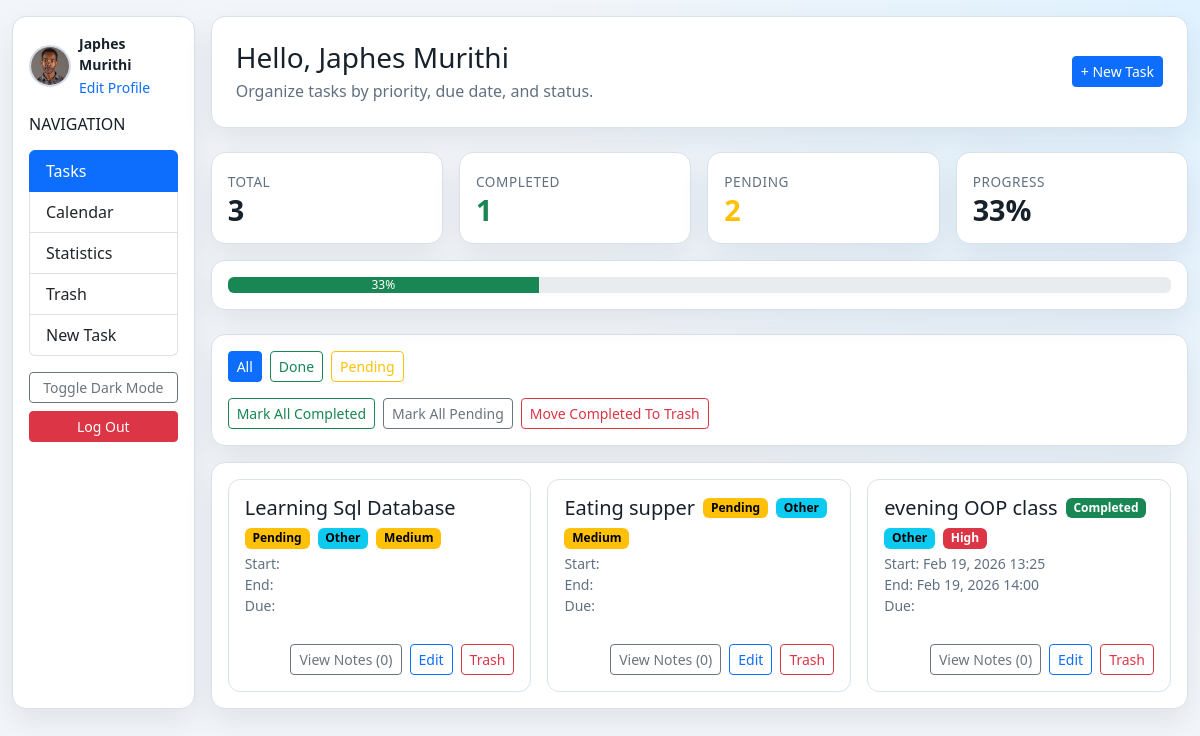
/todo/ (signed in), run on an earlier commit of the app's database.
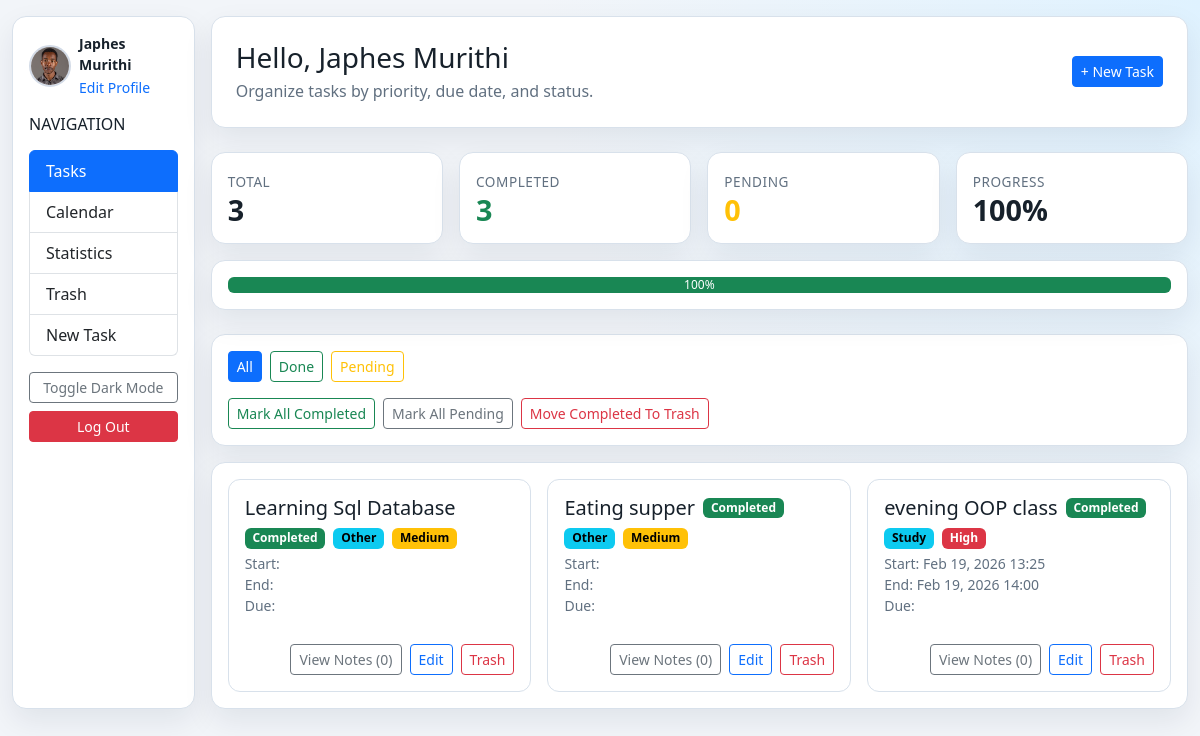
And on a later commit of the database.
### accounts/models.py (models this page shows)
class CustomUser(AbstractUser):
    username = models.CharField(max_length=150, unique=True)
    bio = models.TextField(null=True, blank=True)
    profile_image = models.FileField(upload_to='profile_images/', null=True, blank=True)

### todo/models.py (models this page shows, shortened)
class Task(models.Model):
    CATEGORY_PERSONAL = 'personal'
    CATEGORY_WORK = 'work'
    CATEGORY_STUDY = 'study'
    CATEGORY_HEALTH = 'health'
    CATEGORY_OTHER = 'other'
    CATEGORY_CHOICES = [
        (CATEGORY_PERSONAL, 'Personal'),
        (CATEGORY_WORK, 'Work'),
        (CATEGORY_STUDY, 'Study'),
        (CATEGORY_HEALTH, 'Health'),
        (CATEGORY_OTHER, 'Other'),
    ]
    PRIORITY_LOW = 'low'
    PRIORITY_MEDIUM = 'medium'
    PRIORITY_HIGH = 'high'
    PRIORITY_CHOICES = [
        (PRIORITY_LOW, 'Low'),
        (PRIORITY_MEDIUM, 'Medium'),
        (PRIORITY_HIGH, 'High'),
    ]
    owner = models.ForeignKey(
        settings.AUTH_USER_MODEL,
        on_delete=models.CASCADE,
        related_name='tasks',
        null=True,
        blank=True
    )
    title = models.CharField(max_length=100)
    category = models.CharField(max_length=20, choices=CATEGORY_CHOICES, default=CATEGORY_OTHER)
    priority = models.CharField(max_length=20, choices=PRIORITY_CHOICES, default=PRIORITY_MEDIUM)
    start_date = models.DateField(null=True)
    end_date = models.DateField(null=True)
    start_time = models.TimeField(null=True, blank=True)
    end_time = models.TimeField(null=True, blank=True)
    due_date = models.DateField(null=True, blank=True)
    is_pinned = models.BooleanField(default=False)
    is_deleted = models.BooleanField(default=False)
    completed = models.BooleanField(default=False)
    completed_at = models.DateTimeField(null=True, blank=True)

### todo/views.py (the view, shortened to what this page needs)
# urls.py: path('', views.task_list, name='task_list'),
@login_required
def task_list(request):
    tasks_queryset = Task.objects.filter(owner=request.user, is_deleted=False).annotate(
        notes_count=Count('notes')
    )
    status = request.GET.get('status', 'all').lower()
    if status == 'completed':
        tasks_queryset = tasks_queryset.filter(completed=True)
    elif status == 'pending':
        tasks_queryset = tasks_queryset.filter(completed=False)
    else:
        status = 'all'
    tasks = _ordered_tasks(tasks_queryset)
    stats = _task_stats(Task.objects.filter(owner=request.user, is_deleted=False))
    return render(request, 'todo/task_list.html', {
        'tasks': tasks,
        'status': status,
        'today': timezone.localdate(),
        **stats,
    })

### todo/views.py (called while the page is built)
def _ordered_tasks(queryset):
    return queryset.order_by(
        '-is_pinned',
        F('due_date').asc(nulls_last=True),
        'id',
    )

def _task_stats(queryset):
    total = queryset.count()
    completed = queryset.filter(completed=True).count()
    pending = total - completed
    percentage = int((completed / total) * 100) if total else 0
    return {
        'total': total,
        'completed': completed,
        'pending': pending,
        'percentage': percentage,
    }

### todo/templates/todo/task_list.html (shortened to what this page needs)
<!DOCTYPE html>
<html lang="en">
<head>
    <link href="https://cdn.jsdelivr.net/npm/bootstrap@5.3.3/dist/css/bootstrap.min.css" rel="stylesheet">
</head>
<body>
    <div class="container-fluid py-3">
        <div class="row g-3">
            <aside class="col-12 col-lg-3 col-xl-2">
                {% include 'todo/_sidebar.html' %}
            </aside>
            <main class="col-12 col-lg-9 col-xl-10">
        <div class="panel p-4 mb-4">
            <div class="d-flex flex-wrap justify-content-between align-items-center gap-2">
                <div>
                    <h1 class="h3 mb-1">Hello, {{ request.user.first_name|default:user.username }}</h1>
                    <p class="subtle mb-0">Organize tasks by priority, due date, and status.</p>
                </div>
                <a href="{% url 'task_create' %}" class="btn btn-primary btn-sm">+ New Task</a>
            </div>
        </div>
        <div class="row g-3 mb-4">
            <div class="col-6 col-md-3">
                <div class="panel metric-card p-3">
                    <span>Total</span>
                    <h3>{{ total }}</h3>
                </div>
            </div>
            <div class="col-6 col-md-3">
                <div class="panel metric-card p-3">
                    <span>Completed</span>
                    <h3 class="text-success">{{ completed }}</h3>
                </div>
            </div>
            <div class="col-6 col-md-3">
                <div class="panel metric-card p-3">
                    <span>Pending</span>
                    <h3 class="text-warning">{{ pending }}</h3>
                </div>
            </div>
            <div class="col-6 col-md-3">
                <div class="panel metric-card p-3">
                    <span>Progress</span>
                    <h3>{{ percentage }}%</h3>
                </div>
            </div>
            <div class="col-12">
                <div class="panel p-3">
                    <div class="progress" role="progressbar" aria-label="Task completion progress" aria-valuenow="{{ percentage }}" aria-valuemin="0" aria-valuemax="100">
                        <div class="progress-bar bg-success" style="width: {{ percentage }}%">{{ percentage }}%</div>
                    </div>
                </div>
            </div>
        </div>
        <div class="panel p-3 mb-3">
            <div class="d-flex flex-wrap gap-2 mb-3">
                <a href="?status=all" class="btn btn-sm {% if status == 'all' %}btn-primary{% else %}btn-outline-primary{% endif %}">All</a>
                <a href="?status=completed" class="btn btn-sm {% if status == 'completed' %}btn-success{% else %}btn-outline-success{% endif %}">Done</a>
                <a href="?status=pending" class="btn btn-sm {% if status == 'pending' %}btn-warning{% else %}btn-outline-warning{% endif %}">Pending</a>
            </div>
            <div class="d-flex flex-wrap gap-2">
                <form method="post">
                    <button type="submit" class="btn btn-sm btn-outline-success">Mark All Completed</button>
                </form>
                <form method="post">
                    <button type="submit" class="btn btn-sm btn-outline-secondary">Mark All Pending</button>
                </form>
                <form method="post">
                    <button type="submit" class="btn btn-sm btn-outline-danger">Move Completed To Trash</button>
                </form>
            </div>
        </div>
        <div class="panel p-3">
            <div class="row g-3">
                {% for task in tasks %}
                <div class="col-12 col-md-6 col-xl-4">
                    <div class="task-item p-3 h-100 d-flex flex-column justify-content-between {% if task.due_date and task.due_date < today and not task.completed %}overdue{% endif %}">
                        <div>
                            <div class="d-flex flex-wrap align-items-center gap-2 mb-1">
                                <h5 class="mb-0">{{ task.title }}</h5>
                                {% if task.completed %}
                                <span class="badge text-bg-success">Completed</span>
                                {% else %}
                                <span class="badge text-bg-warning">Pending</span>
                                {% endif %}
                                <span class="badge text-bg-info">{{ task.get_category_display }}</span>
                                {% if task.priority == 'high' %}
                                <span class="badge text-bg-danger">High</span>
                                {% elif task.priority == 'medium' %}
                                <span class="badge text-bg-warning">Medium</span>
                                {% else %}
                                <span class="badge text-bg-secondary">Low</span>
                                {% endif %}
                            </div>
                            <div class="subtle small mb-3">
                                Start: {{ task.start_date|date:"M d, Y" }} {{ task.start_time|time:"H:i" }}<br>
                                End: {{ task.end_date|date:"M d, Y" }} {{ task.end_time|time:"H:i" }}<br>
                                Due: {{ task.due_date|date:"M d, Y" }}
                            </div>
                        </div>
                        <div class="d-flex justify-content-end gap-2 flex-wrap mt-auto">
                            <a href="{% url 'task_notes_view' task.pk %}" class="btn btn-sm btn-outline-secondary">
                                View Notes ({{ task.notes_count }})
                            </a>
                            <a href="{% url 'task_update' task.pk %}" class="btn btn-sm btn-outline-primary">Edit</a>
                            <a href="{% url 'task_delete' task.pk %}" class="btn btn-sm btn-outline-danger">Trash</a>
                        </div>
                    </div>
                </div>
                {% empty %}
                <div class="col-12">
                    <div class="alert alert-info mb-0">No tasks for this filter.</div>
                </div>
                {% endfor %}
            </div>
        </div>
            </main>
        </div>
    </div>
</body>
</html>

### todo/templates/todo/_sidebar.html (shortened to what this page needs)
<div class="panel p-3 h-100">
    <div class="d-flex align-items-center gap-2 mb-3">
        {% if request.user.profile_image %}
        <img src="{{ request.user.profile_image.url }}" alt="Profile" style="width:42px;height:42px;border-radius:50%;object-fit:cover;border:2px solid #d3dbe7;">
        {% else %}
        <div style="width:42px;height:42px;border-radius:50%;display:flex;align-items:center;justify-content:center;background:#0ea5e9;color:#fff;font-weight:700;">
            {{ request.user.username|slice:":1"|upper }}
        </div>
        {% endif %}
        <div>
            <div class="small fw-semibold">{{ request.user.username }}</div>
            <a href="{% url 'profile' %}" class="small text-decoration-none">Edit Profile</a>
        </div>
    </div>
    <h2 class="h6 mb-3 text-uppercase">Navigation</h2>
    <div class="list-group mb-3">
        <a href="{% url 'task_list' %}" class="list-group-item list-group-item-action {% if request.resolver_match.url_name == 'task_list' %}active{% endif %}">Tasks</a>
        <a href="{% url 'task_calendar' %}" class="list-group-item list-group-item-action {% if request.resolver_match.url_name == 'task_calendar' %}active{% endif %}">Calendar</a>
        <a href="{% url 'task_statistics' %}" class="list-group-item list-group-item-action {% if request.resolver_match.url_name == 'task_statistics' %}active{% endif %}">Statistics</a>
        <a href="{% url 'task_trash' %}" class="list-group-item list-group-item-action {% if request.resolver_match.url_name == 'task_trash' %}active{% endif %}">Trash</a>
        <a href="{% url 'task_create' %}" class="list-group-item list-group-item-action {% if request.resolver_match.url_name == 'task_create' %}active{% endif %}">New Task</a>
    </div>
    <div class="d-grid gap-2">
        <button id="darkModeToggle" type="button" class="btn btn-outline-secondary btn-sm">Toggle Dark Mode</button>
        <form method="post" action="{% url 'logout' %}">
            <button type="submit" class="btn btn-danger btn-sm w-100">Log Out</button>
        </form>
    </div>
</div>

### todo/templates/todo/task_list.html (style rules this page uses)
:root { --bg-main: #f2f5f9; --bg-panel: #ffffff; --text-main: #17212b; --text-subtle: #617080; --line: #d8e1eb; --accent: #0ea5e9; --accent-2: #22c55e; --danger-soft: #ffe5e5; }
body { background: radial-gradient(circle at top right, #dff2ff 0%, var(--bg-main) 46%); color: var(--text-main); min-height: 100vh; transition: background 0.2s ease, color 0.2s ease; }
.panel { background: var(--bg-panel); border: 1px solid var(--line); border-radius: 14px; box-shadow: 0 12px 30px rgba(9, 23, 45, 0.08); }
.metric-card h3 { margin: 0; font-size: 1.8rem; font-weight: 700; }
.metric-card span { color: var(--text-subtle); font-size: 0.85rem; text-transform: uppercase; letter-spacing: 0.04em; }
.task-item { border: 1px solid var(--line); border-radius: 12px; margin-bottom: 12px; background: var(--bg-panel); }
.subtle { color: var(--text-subtle); }

What changed in the data, as far as the page shows it:
changed Task "Learning Sql Database": completed "Pending" → "Completed"
changed Task "Eating supper": completed "Pending" → "Completed"
changed Task "evening OOP class": category "Other" → "Study"
Also different on the page:
{{ completed }}: "1" → "3"
{{ pending }}: "2" → "0"
{{ percentage }}: "33" → "100"
{{ percentage }}: 33 → 100 (drawn)
